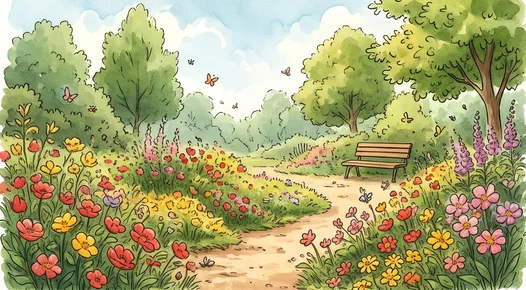
#> input picture assets/images/0023.webp, 526 x 290 px; its folder holds only this picture in this run
$ python crop_hanzi_grid.py assets/images/0023.webp --start-id 5
#> lines starting #> are read from the running program, lines starting #| are printed output that depends on the picture
#!/usr/bin/env python3
# -*- coding: utf-8 -*-
"""
汉字配图批量裁剪与重命名脚本 (crop_hanzi_grid.py)
符合 README 规范：
1. 支持将一张 2x2 四宫格拼图按象限（左上、右上、左下、右下）切分为 4 张单图（也支持 3x3 九宫格或单图处理）。
2. 自动去除四宫格分割白边（默认内缩 2% 边缘，可调）。
3. 自动按中心裁剪为 1.81:1 比例（与现有 263x145 插图同比例）。
4. 缩放到 526x290 像素，并以 WebP (quality=85) 保存。
5. 文件名严格按照 hanzi_data.json 中的汉字编号（如 0051.webp, 0052.webp ...）命名，并自动回写 hanzi_data.json。
python crop_hanzi_grid.py grid_01.png grid_02.png grid_03.png grid_04.png grid_05.png grid_06.png grid_07.png grid_08.png grid_09.png grid_10.png --start-id 101 --rows 2 --cols 2 --output-dir assets/images --json  assets/data/hanzi_data.json
python crop_hanzi_grid.py grid_11.jpg grid_12.jpg grid_13.jpg grid_14.jpg grid_15.jpg grid_16.jpg grid_17.jpg grid_18.jpg grid_19.jpg grid_20.jpg --start-id 141 --rows 2 --cols 2 --output-dir assets/images --json  assets/data/hanzi_data.json
python crop_hanzi_grid.py grid_21.jpg grid_22.jpg grid_23.jpg grid_24.jpg grid_25.jpg grid_26.jpg grid_27.jpg grid_28.jpg grid_29.jpg grid_30.jpg --start-id 181 --rows 2 --cols 2 --output-dir assets/images --json  assets/data/hanzi_data.json
python crop_hanzi_grid.py grid_31.jpg grid_32.jpg grid_33.jpg grid_34.jpg grid_35.jpg grid_36.jpg grid_37.jpg grid_38.jpg grid_39.jpg grid_40.jpg --start-id 221 --rows 2 --cols 2 --output-dir assets/images --json  assets/data/hanzi_data.json
python crop_hanzi_grid.py grid_41.jpg grid_42.jpg grid_43.jpg grid_44.jpg grid_45.jpg grid_46.jpg grid_47.jpg grid_48.jpg grid_49.jpg grid_50.jpg --start-id 261 --rows 2 --cols 2 --output-dir assets/images --json  assets/data/hanzi_data.json
python crop_hanzi_grid.py grid_51.jpg grid_52.jpg grid_53.jpg grid_54.jpg grid_55.jpg grid_56.jpg grid_57.jpg grid_58.jpg grid_59.jpg grid_60.jpg --start-id 301 --rows 2 --cols 2 --output-dir assets/images --json  assets/data/hanzi_data.json
python crop_hanzi_grid.py grid_61.jpg grid_62.jpg grid_63.jpg grid_64.jpg grid_65.jpg grid_66.jpg grid_67.jpg grid_68.jpg grid_69.jpg grid_70.jpg --start-id 341 --rows 2 --cols 2 --output-dir assets/images --json  assets/data/hanzi_data.json
python crop_hanzi_grid.py grid_71.jpg grid_72.jpg grid_73.jpg grid_74.jpg grid_75.jpg grid_76.jpg grid_77.jpg grid_78.jpg grid_79.jpg grid_80.jpg --start-id 381 --rows 2 --cols 2 --output-dir assets/images --json  assets/data/hanzi_data.json
python crop_hanzi_grid.py grid_81.jpg grid_82.jpg grid_83.jpg grid_84.jpg grid_85.jpg grid_86.jpg grid_87.jpg grid_88.jpg grid_89.jpg grid_90.jpg --start-id 421 --rows 2 --cols 2 --output-dir assets/images --json  assets/data/hanzi_data.json
python crop_hanzi_grid.py grid_91.jpg grid_92.jpg grid_93.jpg grid_94.jpg grid_95.jpg grid_96.jpg grid_97.jpg grid_98.jpg grid_99.jpg grid_100.jpg --start-id 461 --rows 2 --cols 2 --output-dir assets/images --json  assets/data/hanzi_data.json
"""

import os
import json
import argparse
from PIL import Image

TARGET_WIDTH = 526
TARGET_HEIGHT = 290
TARGET_RATIO = TARGET_WIDTH / TARGET_HEIGHT  # 约 1.8138:1


def center_crop_and_resize(img: Image.Image, target_w: int = TARGET_WIDTH, target_h: int = TARGET_HEIGHT) -> Image.Image:
    """将图片按中心裁剪为目标宽高比，并缩放到指定分辨率 (526x290)"""
    w, h = img.size
    current_ratio = w / h
    target_ratio = target_w / target_h

    if current_ratio > target_ratio:
        # 图片偏宽，按高度基准裁左右
        new_w = int(h * target_ratio)
        left = (w - new_w) // 2
        img = img.crop((left, 0, left + new_w, h))
    elif current_ratio < target_ratio:
        # 图片偏高，按宽度基准裁上下
        new_h = int(w / target_ratio)
        top = (h - new_h) // 2
        img = img.crop((0, top, w, top + new_h))

    return img.resize((target_w, target_h), Image.Resampling.LANCZOS)


def split_grid_image(
    image_path: str,
    rows: int = 2,
    cols: int = 2,
    margin_ratio: float = 0.02
) -> list:
    """
    将网格大图（默认 2x2 四宫格）切分为 rows * cols 张子图。
    顺序：从左到右、从上到下（即：左上、右上、左下、右下）。
    margin_ratio: 自动裁掉每个小格四周的分割线/白边比例（默认 2%）。
    """
#> called with image_path = 'assets/images/0023.webp', rows = 2, cols = 2, margin_ratio = 0.02
    img = Image.open(image_path).convert("RGB")
#> img is the input picture: PIL image 526x290 RGB; mean R, G, B 170, 167.4, 116.5
    w, h = img.size
#> w = 526; h = 290
    cell_w = w / cols
#> cell_w = 263
    cell_h = h / rows
#> cell_h = 145

    sub_images = []
    for r in range(rows):
        for c in range(cols):
            x1 = c * cell_w
            y1 = r * cell_h
            x2 = (c + 1) * cell_w
            y2 = (r + 1) * cell_h

            # 内缩去除网格白边与外框
            dx = cell_w * margin_ratio
            dy = cell_h * margin_ratio
            crop_box = (int(x1 + dx), int(y1 + dy), int(x2 - dx), int(y2 - dy))

            cell_img = img.crop(crop_box)
            processed_img = center_crop_and_resize(cell_img)
            sub_images.append(processed_img)
#> this loop made 2 passes
#> pass 1, in center_crop_and_resize, `img = img.crop((0, top, w, top + new_h))`:
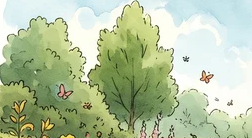
#> img: PIL image 252x138 RGB; mean R, G, B 181.2, 196.1, 161
#> pass 1, in center_crop_and_resize (call 2), `img = img.crop((0, top, w, top + new_h))`:
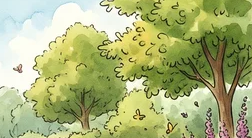
#> img: PIL image 252x138 RGB; mean R, G, B 171.4, 180.1, 121.6
#> pass 2, in center_crop_and_resize (call 3), `img = img.crop((0, top, w, top + new_h))`:
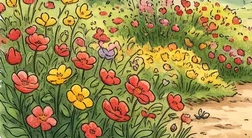
#> img: PIL image 252x138 RGB; mean R, G, B 157.7, 138.4, 78.3
#> pass 2, in center_crop_and_resize (call 4), `img = img.crop((0, top, w, top + new_h))`:
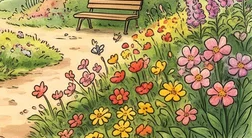
#> img: PIL image 252x138 RGB; mean R, G, B 164.3, 148.1, 94.6
#> after the loop:
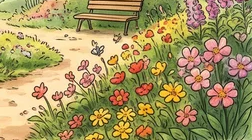
#> cell_img: PIL image 252x140 RGB; mean R, G, B 164, 147.9, 94.4
#> after the loop, sub_images = 4 items

    return sub_images


def process_batch(
    input_files: list,
    start_id: int,
    output_dir: str = "assets/images",
    rows: int = 2,
    cols: int = 2,
    margin_ratio: float = 0.02,
    ext: str = "webp",
    json_path: str = "assets/data/hanzi_data.json"
):
    """
    批量处理一组网格图（或单图），按汉字编号顺序输出文件并更新 hanzi_data.json
    """
    os.makedirs(output_dir, exist_ok=True)
    current_id = start_id
    saved_files = []

    for file_path in input_files:
        if not os.path.exists(file_path):
            print(f"[跳过] 文件不存在: {file_path}")
            continue

        if rows == 1 and cols == 1:
            img = Image.open(file_path).convert("RGB")
            # 单图去除外圈可能的画框白边
            w, h = img.size
            dx, dy = int(w * margin_ratio), int(h * margin_ratio)
            img = img.crop((dx, dy, w - dx, h - dy))
            sub_imgs = [center_crop_and_resize(img)]
        else:
            sub_imgs = split_grid_image(file_path, rows=rows, cols=cols, margin_ratio=margin_ratio)
#> sub_imgs = 4 items

        for sub_img in sub_imgs:
            hanzi_id_str = f"{current_id:04d}"
            out_filename = f"{hanzi_id_str}.{ext}"
            out_path = os.path.join(output_dir, out_filename)

            if ext.lower() == "webp":
                sub_img.save(out_path, "WEBP", quality=85)
            else:
                sub_img.save(out_path, quality=90)

            saved_files.append((hanzi_id_str, out_path))
            print(f"[完成] {file_path} -> {out_path} ({TARGET_WIDTH}x{TARGET_HEIGHT})")
            current_id += 1
#> this loop made 4 passes
#> (hanzi_id_str, out_filename) on passes 1 to 4: ('0005', '0005.webp'), ('0006', '0006.webp'), ('0007', '0007.webp'), ('0008', '0008.webp')
#| [完成] assets/images/0023.webp -> assets/images/0005.webp (526x290)
#| [完成] assets/images/0023.webp -> assets/images/0006.webp (526x290)
#| [完成] assets/images/0023.webp -> assets/images/0007.webp (526x290)
#| [完成] assets/images/0023.webp -> assets/images/0008.webp (526x290)
#> pass 1, in process_batch, `sub_img.save(out_path, "WEBP", quality=85)`:
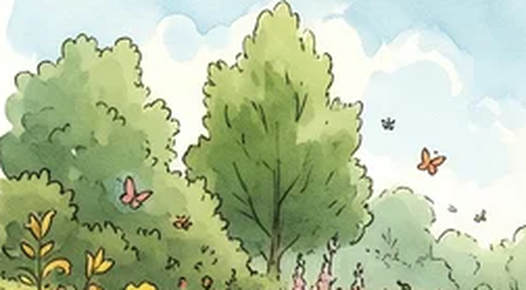
#> saved as 0005.webp: PIL image 526x290 RGB; mean R, G, B 181.1, 196.1, 161
#> pass 2, in process_batch, `sub_img.save(out_path, "WEBP", quality=85)`:
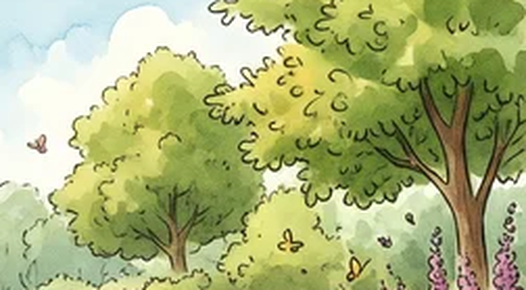
#> saved as 0006.webp: PIL image 526x290 RGB; mean R, G, B 171.3, 180, 121.6
#> after the loop, current_id = 9; saved_files = [('0005', 'assets/images/0005.webp'), ('0006', 'assets/images/0006.webp'), ('0007', 'assets/images/0007.webp'), ('0008', 'assets/images/0008.webp')]

    # 如果存在 hanzi_data.json，自动回写 imageAsset 字段
    if json_path and os.path.exists(json_path):
        with open(json_path, "r", encoding="utf-8") as f:
            data = json.load(f)

        id_to_asset = {hid: f"assets/images/{hid}.{ext}" for hid, _ in saved_files}
        updated_count = 0
        for item in data:
            if item.get("id") in id_to_asset:
                item["imageAsset"] = id_to_asset[item["id"]]
                updated_count += 1

        with open(json_path, "w", encoding="utf-8") as f:
            json.dump(data, f, ensure_ascii=False, indent=2)
        print(f"[更新数据] 已同步更新 {json_path} 中 {updated_count} 个汉字的 imageAsset 字段。")

    return saved_files


if __name__ == "__main__":
    parser = argparse.ArgumentParser(description="裁剪多宫格汉字配图并按汉字编号重命名")
    parser.add_argument("inputs", nargs="+", help="输入的图片路径（支持多张四宫格图片按顺序传入）")
    parser.add_argument("--start-id", type=int, required=True, help="起始汉字编号（如 61 代表从 0061 开始命名）")
    parser.add_argument("--rows", type=int, default=2, help="网格行数（默认 2，单图填 1）")
    parser.add_argument("--cols", type=int, default=2, help="网格列数（默认 2，单图填 1）")
    parser.add_argument("--margin", type=float, default=0.02, help="去除边框留白比例（默认 0.02 即 2%%）")
    parser.add_argument("--output-dir", default="assets/images", help="输出目录（默认 assets/images）")
    parser.add_argument("--ext", default="webp", choices=["webp", "png", "jpg"], help="输出图片格式（默认 webp）")
    parser.add_argument("--json", default="assets/data/hanzi_data.json", help="hanzi_data.json 路径")

    args = parser.parse_args()
    process_batch(
        input_files=args.inputs,
        start_id=args.start_id,
        output_dir=args.output_dir,
        rows=args.rows,
        cols=args.cols,
        margin_ratio=args.margin,
        ext=args.ext,
        json_path=args.json
    )

$ run again, on assets/images/0040.webp
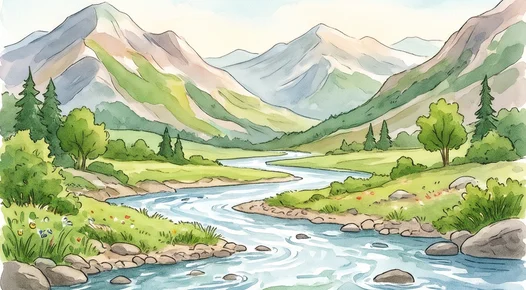
#> input picture assets/images/0040.webp, 526 x 290 px
#> in split_grid_image, img is the input picture: PIL image 526x290 RGB; mean R, G, B 183.7, 193.9, 159.9
#> the loop in split_grid_image, `for r in range(rows):` made 2 passes
#> after the loop in split_grid_image, `for r in range(rows):`:
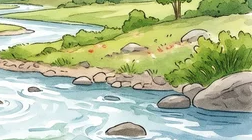
#> cell_img: PIL image 252x140 RGB; mean R, G, B 176, 188.4, 150
#> after the loop in split_grid_image, `for r in range(rows):`: sub_images = 4 items
#> the loop in process_batch, `for sub_img in sub_imgs:` made 4 passes
#> (hanzi_id_str, out_filename) on passes 1 to 4: ('0005', '0005.webp'), ('0006', '0006.webp'), ('0007', '0007.webp'), ('0008', '0008.webp')
#> (printed output is left out)
#> pass 2, in process_batch, `sub_img.save(out_path, "WEBP", quality=85)`:
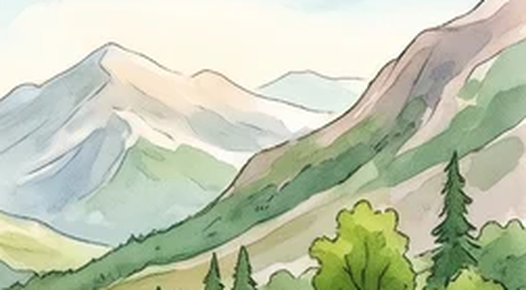
#> saved as 0006.webp: PIL image 526x290 RGB; mean R, G, B 193.4, 200.7, 176.6
#> after the loop in process_batch, `for sub_img in sub_imgs:`: current_id = 9; saved_files = [('0005', 'assets/images/0005.webp'), ('0006', 'assets/images/0006.webp'), ('0007', 'assets/images/0007.webp'), ('0008', 'assets/images/0008.webp')]

$ run again, on assets/images/0043.gif
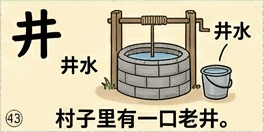
#> input picture assets/images/0043.gif, 264 x 132 px
#> in split_grid_image, img is the input picture: PIL image 264x132 RGB; mean R, G, B 204.6, 195.9, 169.3
#> the loop in split_grid_image, `for r in range(rows):` made 2 passes
#> after the loop in split_grid_image, `for r in range(rows):`: sub_images = 4 items
#> the loop in process_batch, `for sub_img in sub_imgs:` made 4 passes
#> (hanzi_id_str, out_filename) on passes 1 to 4: ('0005', '0005.webp'), ('0006', '0006.webp'), ('0007', '0007.webp'), ('0008', '0008.webp')
#> (printed output is left out)
#> pass 1, in process_batch, `sub_img.save(out_path, "WEBP", quality=85)`:
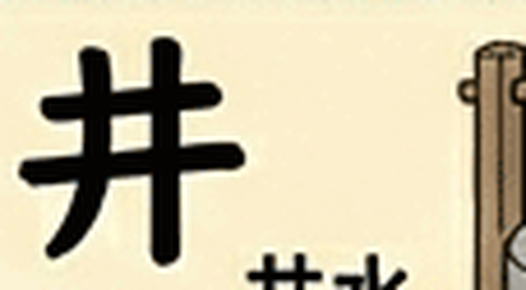
#> saved as 0005.webp: PIL image 526x290 RGB; mean R, G, B 203.4, 193.7, 165.5
#> pass 2, in process_batch, `sub_img.save(out_path, "WEBP", quality=85)`:
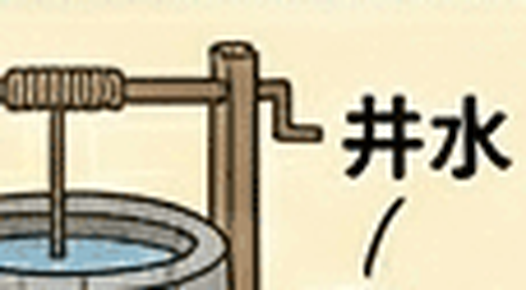
#> saved as 0006.webp: PIL image 526x290 RGB; mean R, G, B 202.5, 194.2, 167.6
#> after the loop in process_batch, `for sub_img in sub_imgs:`: current_id = 9; saved_files = [('0005', 'assets/images/0005.webp'), ('0006', 'assets/images/0006.webp'), ('0007', 'assets/images/0007.webp'), ('0008', 'assets/images/0008.webp')]

$ run again, on assets/images/0047.gif
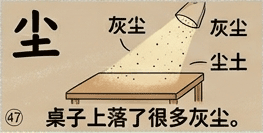
#> input picture assets/images/0047.gif, 263 x 133 px
#> in split_grid_image, img is the input picture: PIL image 263x133 RGB; mean R, G, B 190.4, 171.8, 143.5
#> the loop in split_grid_image, `for r in range(rows):` made 2 passes
#> after the loop in split_grid_image, `for r in range(rows):`: sub_images = 4 items
#> the loop in process_batch, `for sub_img in sub_imgs:` made 4 passes
#> (hanzi_id_str, out_filename) on passes 1 to 4: ('0005', '0005.webp'), ('0006', '0006.webp'), ('0007', '0007.webp'), ('0008', '0008.webp')
#> (printed output is left out)
#> pass 2, in process_batch, `sub_img.save(out_path, "WEBP", quality=85)`:
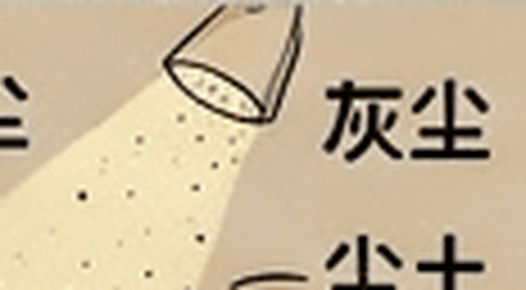
#> saved as 0006.webp: PIL image 526x290 RGB; mean R, G, B 202, 184.4, 154
#> after the loop in process_batch, `for sub_img in sub_imgs:`: current_id = 9; saved_files = [('0005', 'assets/images/0005.webp'), ('0006', 'assets/images/0006.webp'), ('0007', 'assets/images/0007.webp'), ('0008', 'assets/images/0008.webp')]
